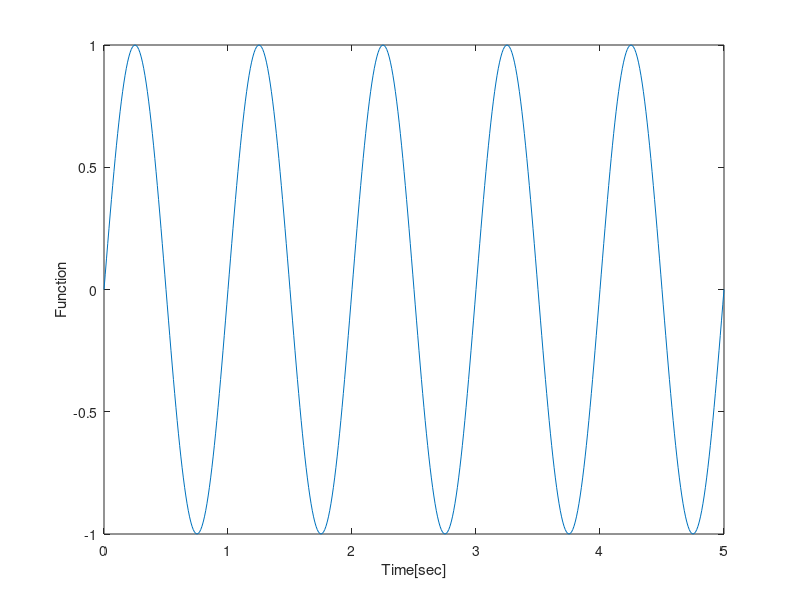

This figure's MATLAB source:
% Plotting 5 seconds
t = 0:0.01:5; %seconds
f = 1; %Hertz
w = 2 * pi * f;
y = sin (w*t);
plot (t,y);
xlabel ('Time[sec]');
ylabel ('Function');
